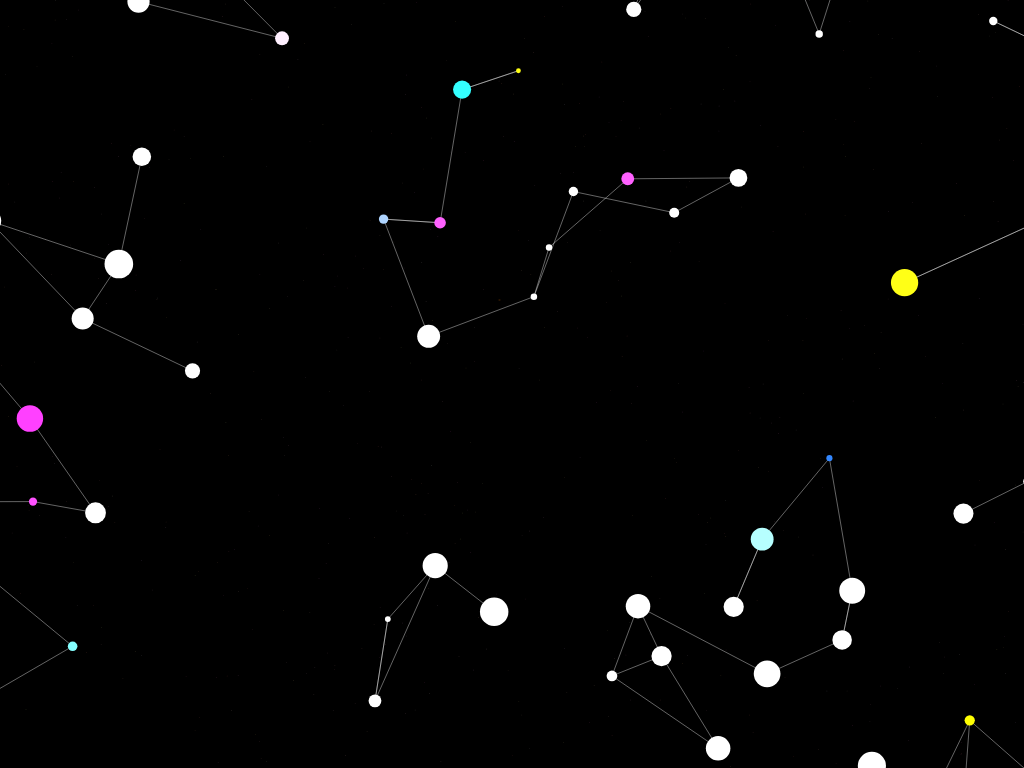
Frame 1 (no input)
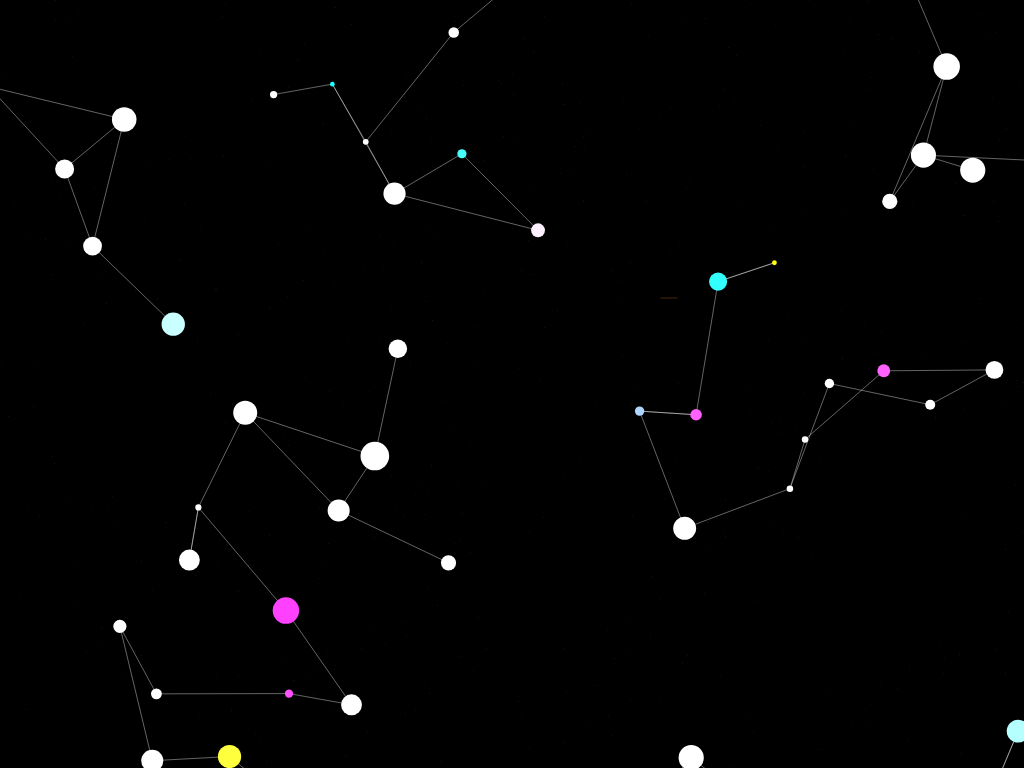
Frame 60 (no input)
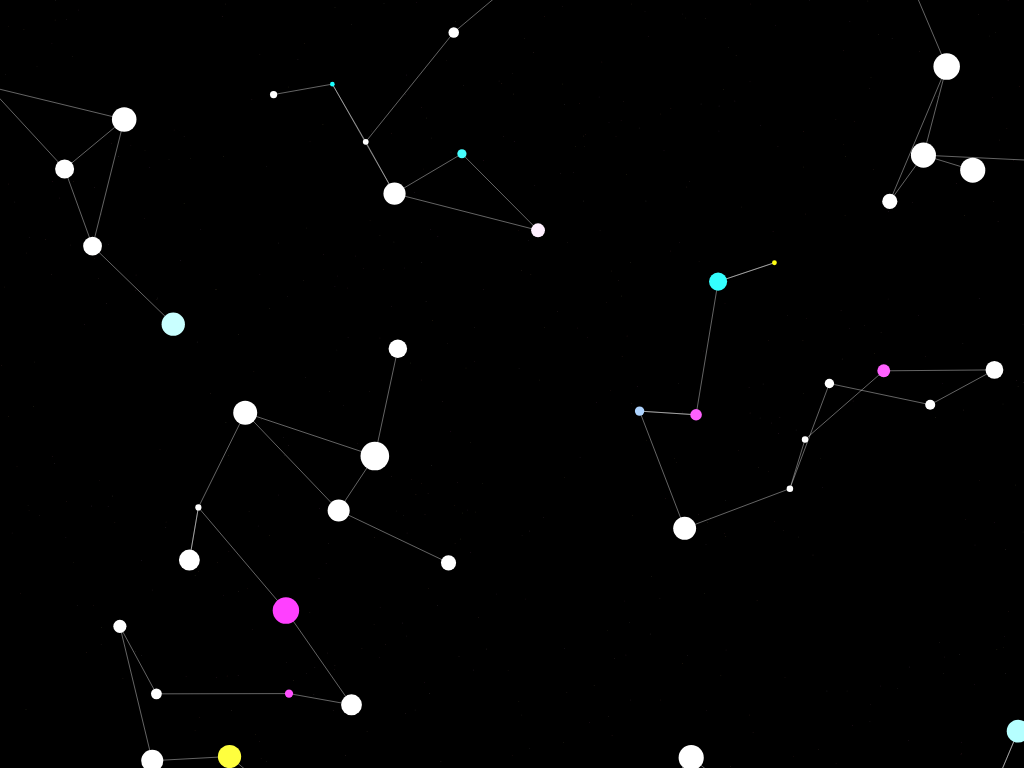
Frame 120 (the mouse pressed at the canvas centre since frame 60)

The p5.js sketch that drew these frames (run headless with seeded random() and noise() and a simulated clock; from frame 60 on, the mouse is pressed at the canvas centre):

// p5.js sketch
// ── sketch.js
var distantStars = [];
var shootingStars = [];
var nextShootingStar;
var cameraPos;
var targetCamPos;
var sun;
var mode;
var currentConstellation;
var camSize;
var mainCamera;
var timeSlider;
var timeScale;

var letters = [];

function setup()
{
	//randomSeed(5);//second());
	
  	createCanvas(1024, 768);
  	
  	timeScale = 0.5;
  	letters ="ABCDEFGHIJKLMNOPQRSTUVWXYZ".split("");
	nextShootingStar = random(10, 20);
	mode = "Constellation View";
	currentConstellation = new Constellation();
	currentConstellation.setConstellationView();
	//timeSlider = createSlider(0, 4, 0.5, 0.05);
	
	for(i = 0; i < 500; i++)
	{
		var star = new distantStar(createVector(random(0, width), random(0, height)));
		distantStars.push(star);
		
	}
	shootingStars[0] = new shootingStar(createVector(500, 300));
	mainCamera = new Camera();
	targetCamPos = createVector(mainCamera.tVal.x, mainCamera.tVal.y);
	cameraPos = createVector(mainCamera.tVal.x, mainCamera.tVal.y);
	mainCamera.setScale(0.5);
	//planets[0].selected = true;
	
	
}


function mouseClicked()
{
	if(mouseButton == LEFT)
	{
		currentConstellation.select(mainCamera);
	}
	
}
function keyPressed()
{
	if(keyCode == 122)
	{
		fullscreen(!fullscreen());
	}
	currentConstellation.keyInput(keyCode);
	
	
}
function pan()
{
	if(keyIsDown(65) && targetCamPos.x*mainCamera.scaleValue < width*12 && mainCamera.leftBound > -width*12)
	{
		targetCamPos.x += 20;
		//if(mode == "Constellation View")
		//currentConstellation.updateConstellations("left");
	}
	else if(keyIsDown(68) && targetCamPos.x *mainCamera.scaleValue> -width*10 && mainCamera.rightBound < width*10)
	{
		targetCamPos.x -= 20;
		//if(mode == "Constellation View")
		//currentConstellation.updateConstellations("right");
	}
	if(keyIsDown(87) && targetCamPos.y*mainCamera.scaleValue < height*10 && mainCamera.topBound > -height*10)
	{
		targetCamPos.y += 15;
		//if(mode == "Constellation View")
		//currentConstellation.updateConstellations("up");
	}
	else if(keyIsDown(83)  && targetCamPos.y*mainCamera.scaleValue > -height*10 && mainCamera.bottomBound < height*10)
	{
		targetCamPos.y -= 15;
		//if(mode == "Constellation View")
		//currentConstellation.updateConstellations("down");
	}
	else if(keyIsDown(69))
	{
		mainCamera.setScale(min(mainCamera.scaleValue * 1.01, 3));
		
	}
	else if(keyIsDown(81))
	{
		if(mode == "Constellation View")
		{
			mainCamera.setScale(max(mainCamera.scaleValue * 0.99, 0.334));
		}
		else
			mainCamera.setScale(max(mainCamera.scaleValue * 0.99, 0.03));
	}
	else if(keyIsDown(70))
	{
		mainCamera.setScale(1);
	}
	
}
	


function draw() {
  background(0);
  
  for(i = 0; i < distantStars.length; i++)
  {
  	
  	distantStars[i].checkOnScreen(mainCamera);
  	distantStars[i].show();
  	
  } 
  for(i = 0; i < shootingStars.length; i++)
  {
  	shootingStars[i].show();
  	shootingStars[i].update();
  }
// timeScale = timeSlider.value();
  push();
  translate(mainCamera.tVal.x, mainCamera.tVal.y);
 //scale(1);
  scale(mainCamera.scaleValue);
  
  
  
  
  cameraPos = cameraPos.lerp(targetCamPos, 0.8);
  
  mainCamera.translatePosition(cameraPos);
  
  currentConstellation.show();
  //mainCamera.show();
  pan();
  if(shootingStars.length > 0 && shootingStars[0].len === 0)
  {
  	shootingStars.pop();
  }
  
  
  
  
 
  nextShootingStar--;
  if(nextShootingStar <= 0)
  {
  	var star = new shootingStar(createVector(random(0, width), random(0, height)));
	shootingStars.push(star);
  	nextShootingStar = random(10, 1200);
  }
  pop();
}



// ── button.js
function Button(x, y, w, h, par)
{
	this.pos = createVector(x,y);
	this.w = w;
	this.h = h;
	this.label = "";
	this.par = par;
	this.hovering = false;
	this.clicked = false;
	this.listID = 0;
	
	this.show = function()
	{
		this.checkClick();
		
		pop();
		push();
		rectMode(CORNER);
		translate(0,0);
		scale(1);
		if(this.hovering)
		{
			fill(200, 200, 0, 255);
		}
		else
		{
			fill(200,200,200,255);
		}
		if(this.clicked)
		{
			fill(70);
		}
		
		stroke(0, 0, 0, 200);
		rect(this.pos.x, this.pos.y, this.w, this.h);
		
		fill(51);
		noStroke();
		textSize(10);
		textAlign(CENTER);
		text(this.label, this.pos.x + this.w/2, this.pos.y + this.h/2 + 3);
		
		
		pop();
	}
	
	this.checkClick = function()
	{
		if(mouseX >= this.pos.x && mouseX <= this.pos.x + this.w && mouseY >= this.pos.y && mouseY <= this.pos.y + this.h)
		{
			
			this.hovering = true;
			if(mouseIsPressed)
			{
				if(!this.clicked)
				{
					this.onClick();
				}
				this.clicked = true;
			}
			else
			{
				this.clicked = false;
			}
		}
		else
		{
			this.hovering = false;
			this.clicked = false;
		}
	}
	
	this.onClick = function()
	{
		
	}
	
	
}
// ── camera.js
function Camera()
{
	this.tVal = createVector(0, 0);
	this.position = createVector(this.tVal.x,this.tVal.y);
	this.scaleValue = 1;
	this.leftBound = -this.tVal.x * 1/this.scaleValue;
	this.rightBound = this.leftBound + width*this.scaleValue;
	this.topBound = -this.tVal.y * 1/this.scaleValue;
	this.bottomBound = this.topBound + height*this.scaleValue;
	
	this.show = function()
	{
		noFill();
		strokeWeight(8);
		stroke(255, 255, 0, 255);
		rect(this.leftBound, this.topBound, this.rightBound-this.leftBound, this.bottomBound - this.topBound);
	}
	
	this.setScale = function(s)
	{
		
		if(s > 0)
		{
			var xCenter = -(-targetCamPos.x/this.scaleValue + width/(2*this.scaleValue));
			var yCenter = -(-targetCamPos.y/this.scaleValue + height/(2*this.scaleValue));
			targetCamPos.x = s*(xCenter + width/(2*s));
			targetCamPos.y = s*(yCenter + height/(2*s));
			this.scaleValue = s;
			this.leftBound = -this.tVal.x*(1/this.scaleValue);
			this.rightBound = this.leftBound + width*(1/this.scaleValue);
			this.topBound = -this.tVal.y*(1/this.scaleValue);
			this.bottomBound = this.topBound + height*(1/this.scaleValue);
			
			//this.tVal.x = targetCamPos.x;
			//this.tVal.y = targetCamPos.y;
			
			//this.updatePosition();
		}
	}
	this.translatePosition = function(p)
	{
		//this.updatePosition();
		this.tVal.x = p.x;
		this.tVal.y = p.y;
		this.leftBound = -this.tVal.x * 1/this.scaleValue;
		this.rightBound = this.leftBound + width*(1/this.scaleValue);
		this.topBound = -this.tVal.y * 1/this.scaleValue;
		this.bottomBound = this.topBound + height*(1/this.scaleValue);
	}
	this.updatePosition = function()
	{
		this.position.x = this.tVal.x + (width/2)*(this.scaleValue);
		this.position.y = this.tVal.y + height/2*(this.scaleValue);
		//console.log(this.position.x);
	}
}
// ── constellation.js
function Constellation()
{
	this.stars = [];
	this.lines = [];
	var numStars = 300;
	this.starCount = 0;
	this.pos = createVector(random(-width,width), random(-height/height));
	this.xSector = 0;
	this.ySector = 0;
	this.curveVertices = [];
	this.w = random(250,500);
	this.h = random(250,500);
	this.show = function()
	{
		if(mode == "Galaxy View")
		{
			fill(255,255,255, 10);
			noStroke();
			rect(this.pos.x-this.w/2, this.pos.y-this.h/2, this.w,this.h, 30);
			
			randomSeed(this.pos.x * this.pos.y);
			for(var i = 0; i < this.w/20 + this.h/20; i++)
			{
				fill(random(200,255), random(200,255), random(200,255), random(220,255));
				var sizeOfStar = random(2,11);
				ellipse(random(this.pos.x-this.w/2,this.pos.x+this.w/2), random(this.pos.y-this.h/2,this.pos.y+this.h/2), sizeOfStar, sizeOfStar);
			}
		}
		if(mode == "Constellation View")
		{
			stroke(255, 255, 255, 100);
			strokeWeight(2);
			for(var i = 0; i < this.lines.length; i++)
			{
				line(this.lines[i].x1, this.lines[i].y1, this.lines[i].x2, this.lines[i].y2);
			}
		}
		if(mode == "Constellation View" || mode == "Star System" || mode == "Planetary View")
		{
			
			for(var i = 0; i < this.stars.length; i++)
			{
				this.stars[i].show();
				if(mode == "Constellation View" && this.stars[i].checkSelected(mainCamera))
			  	{
			  		targetCamPos.x = width/2 - this.stars[i].pos.x*mainCamera.scaleValue;
			  		targetCamPos.y = height/2 - this.stars[i].pos.y*mainCamera.scaleValue;
			  	}
			  	else if(mode == "Star System" && this.stars[i].checkSelected(mainCamera))
			  	{
			  		targetCamPos.x = width/2 - width/2 * mainCamera.scaleValue;
			  		targetCamPos.y = height/2 - height/2 * mainCamera.scaleValue;
			  	}
			  	else
			  	{
			  		this.stars[i].checkSelected(mainCamera);
			  	}
			}
		}
		
		
	}
	this.select = function()
	{
		for(var i = 0; i < this.stars.length; i++)
		{
			this.stars[i].select(mainCamera);
		}
	}

	this.keyInput = function(code)
	{
		
		
		if(mode == "Constellation View")
		{
			if(code == 13)
			{
				var selectedStar;
				for(var i = 0; i < this.stars.length; i++)
				{
					if(this.stars[i].selected)
					{
						selectedStar = this.stars[i];
					}
				}
				if(selectedStar != null)
				{
					for(var i = this.stars.length-1; i>= 0; i--)
					{
						if(selectedStar != this.stars[i])
						{
							this.stars.splice(i,1);
						}
					}
					selectedStar.setStarSystemView();
				}
			}
			else if(code == 32)
			{
				selectedStar = null;
				this.stars = [];
				this.lines = [];
				
				mainCamera.setScale(0.5);
				targetCamPos.x = width/2 - width/2*mainCamera.scaleValue;
				targetCamPos.y = height/2 - height/2*mainCamera.scaleValue;
				
				
				mode = "Galaxy View";
			}
			
		}
		else if(code == 32 && mode == "Star System")
		{
			mainCamera.setScale(0.5);
			targetCamPos.x = width/2 - width/2*mainCamera.scaleValue;
			targetCamPos.y = height/2 - height/2*mainCamera.scaleValue;
			this.setConstellationView();
			
			mode = "Constellation View";
		}
		else
		{
			for(var i = 0; i < this.stars.length; i++)
			{
				this.stars[i].keyInput(code);
			}
		}
		
		
		
	}
	
	
	
	this.generateSector = function(xS, yS)
	{
		randomSeed((this.pos.x + xS) * (this.pos.y + yS));
		for(var i = 0; i < numStars; i++)
		{
			var newPos = createVector(random(-2 * width + (5 * width * xS), 3*width+ 5*width*xS), random(-2 * height + (5 * height * yS), 3*height+ 5*height*yS));
			var tries = 1;
			var isFree = false;
			while(!isFree && tries < 2)
			{
				isFree = true;
				for(var j = 0; j < this.stars.length; j++)
				{
					if(p5.Vector.dist(this.stars[j].pos, newPos) < 100)
					{
						isFree = false;
					}
				}
				
				
				if(!isFree)
				{
					tries++;
					newPos = createVector(random(-2 * width + (5 * width * xS), 3*width+ 5*width*xS), random(-2 * height + (5 * height * yS), 3*height+ 5*height*yS));
				}
			}
			if(isFree)
			{
				var s = new Star(newPos);
				s.sectorX = int(xS);
				s.sectorY = int(yS);
				this.starCount++;
				this.stars.push(s);
			}
		}
		
		
	}
	this.setConstellationView = function()
	{
		this.stars = [];
		this.lines = [];
		this.generateSector(0,0); //center
		this.generateSector(-1,0); //center-left1
		this.generateSector(1,0); //center-right1
		
		this.generateSector(0,1); //down1-center
		this.generateSector(-1,1); //down1-left1
		this.generateSector(1,1); //down1-right1
		
		this.generateSector(0,2); //down2-center
		this.generateSector(-1,2); //down2-left1
		this.generateSector(1,2); //down2-right1
		
		this.generateSector(0,-1); //up1-center
		this.generateSector(-1,-1); //up1-left1
		this.generateSector(1,-1); //up1-right1
		console.log(this.starCount + " Stars");
		
		this.generateLines();
	}
	this.generateLines = function()
	{
		
		this.lines = [];
		for(var i = 0; i < this.stars.length; i++)
		{
			var hasConnection = false;
			for(var j = 0; j < this.stars.length; j++)
			{
				if(j != i)
				{
					if(this.stars[i].numLines < 2 && this.stars[j].numLines < 2 && dist(this.stars[i].pos.x, this.stars[i].pos.y, this.stars[j].pos.x, this.stars[j].pos.y) < 300)
					{
						var l = new Line(this.stars[i].pos.x, this.stars[i].pos.y, this.stars[j].pos.x, this.stars[j].pos.y);
						this.lines.push(l);
						this.stars[i].numLines++;
						this.stars[j].numLines++;
						hasConnection = true;
					}
				}
			}
			if(!hasConnection)
			{
				var minDist = 10000;
				var closestI = -1;
				for(var j = 0; j < this.stars.length; j++)
				{
					if(j != i)
					{
						var d = dist(this.stars[i].pos.x, this.stars[i].pos.y, this.stars[j].pos.x, this.stars[j].pos.y)
						if(d < minDist)
						{
							closestI = j;
							minDist = d;
						}
					}
				}
				if(closestI != -1)
				{
					var l = new Line(this.stars[i].pos.x, this.stars[i].pos.y, this.stars[closestI].pos.x, this.stars[closestI].pos.y);
					this.lines.push(l);
					this.stars[i].numLines++;
					this.stars[closestI].numLines++;
					hasConnection = true;
				}
			}
		}
	}
}
function Line(x1, y1, x2, y2)
{
	this.x1 = x1;
	this.x2 = x2;
	this.y1 = y1;
	this.y2 = y2;
}

// ── distantStar.js
function distantStar(pos)
{
	this.pos = pos;
	this.r = random(200, 255);
	this.g = random(100, 230);
	this.b = random(100, 230);
	this.a = random(100, 150);
	this.onScreen = true;
	this.isMoving = random(0,10);
	
	this.show = function()
	{
		if(this.onScreen)
		{
			
			strokeWeight(0.5);
			stroke(this.r, this.g, this.b, this.a);
			point(this.pos.x, this.pos.y);
			
		}
	}
	this.checkOnScreen = function(cam)
	{
		this.onScreen = true;
		// if(this.pos.x > cam.leftBound && this.pos.y > cam.topBound && this.pos.x < cam.rightBound && this.pos.y < cam.bottomBound)
		// {
		// 	this.onScreen = true;
		// }
		// else
		// {
		// 	this.onScreen = false;
		// }
	}
	
}
// ── galaxy.js
function Galaxy()
{
	this.pos = createVector(random(width), random(height));
	this.clusters = [];
	this.numClusters = 0;
	var generatingClusters = false;
	this.selectedCluster = null;
	this.generateClusters = function*()
	{
		if(!generatingClusters)
		{
			mainCamera.setScale(0.1);
			generatingClusters = true;
			this.clusters = [];
			
			randomSeed(this.pos.x * this.pos.y);
		}
		while(true)
		{
			randomSeed(this.pos.x * this.pos.y + this.numClusters);
			var total = 0;
			
			for(var i = 0; i < 100; i++)
			{
				var c = new Constellation();
				var isFree = false;
				var tries = 0;
				while(!isFree && tries < 2)
				{
					c.pos.x = random(-width*24, width*24);
					c.pos.y = random(-height*24, height*24);
					isFree = true;
					for(var j = 0; j < this.clusters.length; j++)
					{
						var r =0;
						if(c.w > c.h)
							r = c.w;
						else
							r = c.h;
							
						if(this.clusters[j].w > this.clusters[j].h)
							r += this.clusters[j].w;
						else
							r += this.clusters[j].h;
						if(c.pos.dist(this.clusters[j].pos) < r/2)
						{
							isFree = false;
							break;
						}
					}
					tries++;
				}
				if(isFree)
				{
					
					this.clusters.push(c);
					total++;
					this.numClusters++;
				}
			}
		//	console.log(total);
			yield;
		}
	}
	var lastNumClusters = this.numClusters;
	this.loadingScreen = function*()
	{
		var lights = [];
		randomSeed(this.pos.x * this.pos.y);
		for(var i = 0; i < 100; i++)
		{
			lights.push(createVector(random(width/3,2*width/3), random(height/3,2*height/3)));
		}
		var center = createVector(width/2,height/2);
		//randomSeed(millis);
		while(true)
		{
			pop();
			push();
			
			stroke(255);
			for(var i = 0; i < lights.length; i++)
			{
				var moveVector = p5.Vector.sub(lights[i], center);
				moveVector.normalize();
				var k = map(this.numClusters, 0, 1200, 0, width/2) % random(width/4, width/2); //* random(0.5,2.2);
				var kk = map(lastNumClusters, 0 ,1200, 0, width/2) % random(width/4, width/2); //* random(0.5,2.2);
				moveVector.mult(kk);
				lights[i] = p5.Vector.add(lights[i], moveVector);
				moveVector.normalize();
				moveVector.mult(k);
				var final = p5.Vector.add(lights[i], moveVector);
				line(lights[i].x,lights[i].y, final.x, final.y);
				lastNumClusters = this.numClusters;
			}
			pop();
			randomSeed(millis());
			yield;
		}
		
	}
	
	this.show = function()
	{
		if(this.numClusters < 5000)
		{
			this.generateClusters().next();
			this.loadingScreen().next();
			
		}
		else if(generatingClusters)
		{
			generatingClusters = false;
			console.log(this.numClusters);
		}
		if(!generatingClusters)
		{
			for(var i = 0; i < this.clusters.length; i++)
			{
				this.clusters[i].show();
			}
		}
		
		
	}
	this.keyInput = function(code)
	{
		if(this.selectedCluster != null)
		{
			
			if(mode == "Galaxy View" && code == 13)
			{
				var hasVisited = false;
				for(var i = 0; i < visitedClusters.length; i++)
				{
					if(visitedClusters[i].x == this.selectedCluster.pos.x && visitedClusters[i].y == this.selectedCluster.pos.y)
					{
						hasVisited = true;
						break;
					}
				}
				if(!hasVisited)
				{
					visitedClusters.push(this.selectedCluster.pos);
				}
				mainCamera.setScale(0.2);
				
				targetCamPos.x = width/2 - width/2*mainCamera.scaleValue;
				targetCamPos.y = height/2 - height/2*mainCamera.scaleValue;
				this.selectedCluster.setConstellationView();
				mode = "Constellation View";
				for(var i = this.clusters.length-1; i >= 0 ; i--)
				{
					if(this.selectedCluster != this.clusters[i])
					{
						this.clusters.splice(i,1);
					}
				}
				
			}	
			else if(mode == "Constellation View" && code == 32)
			{
				mainCamera.setScale(0.05);
				targetCamPos.x = width/2 - width/2*mainCamera.scaleValue;
				targetCamPos.y = height/2 - height/2*mainCamera.scaleValue;
				
				this.clusters = [];
				this.numClusters = 0;
				randomSeed(this.pos.x * this.pos.y);
				this.generatingClusters = true;
				this.generateClusters();
			/*	if(visitedClusters.length > 0)
				{
					var vCluster = null;
					for(var i = 0; i < this.clusters.length; i++)
					{
						if(visitedClusters[visitedClusters.length-1].x == this.clusters[i].pos.x && visitedClusters[visitedClusters.length-1].y == this.clusters[i].pos.y)
						{
							vCluster = this.clusters[i];
							break;
						}
					}
					if(vCluster != null)
					{
						vCluster.selected = true;
						this.selectedCluster = vCluster;
						targetCamPos.x = width/2 - vCluster.pos.x*mainCamera.scaleValue;
						targetCamPos.y = height/2 - vCluster.pos.y*mainCamera.scaleValue;
						
					}
					for(var i = 0; i < visitedClusters.length; i++)
					{
						console.log("visited cluster at: " + str(visitedClusters[i].x) + ", " + str(visitedClusters[i].y));
					}
				}
			*/	
				mode = "Galaxy View";
			}
			else
				this.selectedCluster.keyInput(code);
		}
	}
	
	this.select = function()
	{
		var selected = false;
		if(mode == "Galaxy View")
		{
			for(var i = 0; i < this.clusters.length; i++)
			{
				if(this.clusters[i].select())
				{
					this.selectedCluster = this.clusters[i];
					selected = true;
				}
			}
			if(!selected)
			{
				this.selectedCluster = null;
			}
		}
		else
		{
			this.selectedCluster.select();
		}
		
	}
	
}
// ── menu.js
function Menu(x, y, w, h)
{
	this.pos = createVector(x,y);
	this.w = w;
	this.h = h;
	this.hidden = false;
	this.hideButton = new Button(this.pos.x + this.w/2 - 15,this.pos.y - 10,40,30, this);
	this.hideButton.label = "HIDE";
	this.hideButton.onClick = function()
	{
		this.par.hidden = !this.par.hidden;
		if(this.par.hidden)
		{
			this.label = "SHOW";
			this.pos.y += this.par.h-20;
		}
		else
		{
			this.label = "HIDE";
			this.pos.y = this.par.pos.y - 10;
		}
		
	}
	
	
	
	this.buttons = [];
	
	this.addButton = function(b)
	{
		this.buttons.push(b);
	}
	
	this.show = function()
	{
		
		pop();
		push();
		if(!this.hidden)
		{
			rectMode(CORNER);
			translate(0,0);
			scale(1);
			fill(255,255,255,50);
			stroke(255, 255, 255, 200);
			rect(this.pos.x, this.pos.y, this.w, this.h);
			
			
		}
		pop();
		if(!this.hidden)
		{
			for(var i = 0; i < this.buttons.length; i++)
			{
				this.buttons[i].show();
			}
		}
		this.hideButton.show();
	}
	
	
	
	
}
// ── moon.js
function Moon(par)
{
	
	this.par = par;
	this.radius = min(par.radius / 4, random(2, 15));
	this.distance = this.par.radius + this.radius + random(35, 80);
	this.orbitw = this.distance*1.2;
	this.orbith = this.distance*0.6;
	
	this.angle = random(0, TWO_PI);
	this.speed = random(radians(1), radians(1.4)) * par.moonDirection;
	this.pos = createVector(this.par.pos.x + this.distance * sin(this.angle), this.par.pos.y - this.distance * cos(this.angle));
	this.focus = createVector(this.par.pos.x, this.par.pos.y);
	
	
	this.maxDistance = dist(this.focus.x, this.focus.y, this.focus.x + this.orbitw * sin(radians(90)), this.focus.y + this.orbith * cos(radians(90)));
	if(this.orbitw > this.orbith)
	{
		this.focusDelta = this.orbitw * 0.4;
		this.focus.x += this.focusDelta;
	}
	else
	{
		this.focusDelta = this.orbith * 0.4;
		this.focus.y += this.focusDelta;
	}
	
	this.r = random(150, 250);
	this.g = random(150, 250);
	this.b = random(150, 250);

	
	this.onScreen = true;
	
	
	this.show = function()
	{
		fill(this.r, this.g, this.b, 100);
		noStroke();
		ellipse(this.pos.x, this.pos.y, this.radius*2, this.radius*2);
		
	}
	
	this.update = function(cam)
	{
		this.focus.x = this.par.pos.x;
		this.focus.y = this.par.pos.y;
		if(this.orbitw > this.orbith)
		{
			this.focus.x += this.focusDelta;
		}
		else
		{
			this.focus.y += this.focusDelta;
		}
		
		var addedSpeed = 0;
		if(degrees(this.angle) >= 0 && degrees(this.angle) <= 180)
		{
			addedSpeed = 1.5 * (abs(cos(this.angle)) + 1);
		}
		else
		{
			addedSpeed = 3 * (abs(sin(this.angle)) + 1);
		}
		this.angle += max(radians(0.5), this.speed + radians(addedSpeed)*par.moonDirection) * timeScale;
		this.angle = radians(degrees(this.angle) % 360);
		this.pos.x = this.focus.x + this.orbitw * sin(this.angle);
		this.pos.y = this.focus.y + this.orbith * cos(this.angle);
		
		if (this.pos.x > cam.leftBound - this.radius && this.pos.y > cam.topBound - this.radius && this.pos.x < cam.rightBound + this.radius && this.pos.y < cam.bottomBound + this.radius) {
			this.onScreen = true;
		}
		else
			this.onScreen = false;
		
	}
	
	
	
}
// ── planet.js
function Planet(par, id) {
	this.par = par;
	this.id = id;
	this.radius = min(this.par.radius - 10, random(18, 50));
	this.distance = this.par.radius*2.5 + this.radius + (400 * id) + random(130, 300);
	this.orbitw = this.distance*1.8;
	this.orbith = this.distance*1.2;
	this.angle = random(0, TWO_PI);
	this.speed = radians(0.1 / (id+1));
	
	this.focus = createVector(width/2, height/2);
	this.pos = createVector(this.focus.x + this.distance * sin(this.angle), this.focus.y - this.distance * cos(this.angle));
	this.focusDelta = this.orbitw * 0.4;
	this.focus.x += this.focusDelta;
	
	this.onScreen = true;
	this.selected = false;
	this.moons = [];
	this.hasRing = false;
	this.ring = null;
	this.moonDirection = random(-1,1);
	if(this.moonDirection === 0)
	{
		this.moonDirection = 1;
	}
	
	this.planetType = int(random(3)) //0 = rocky with atmosphere, 1 = gas planet with no rings, 2 = gas planet with rings
	if(this.planetType === 0)
	{
		this.r = random(20, 150);
		this.g = random(10, 100);
		this.b = random(20, 150);
	}
	else
	{
		var rgb = int(random(3));
		if(rgb === 0)
		{
			this.r = random(150,200);
			this.g = random(0,50);
			this.b = random(0,50);
		}
		else if(rgb == 1)
		{
			this.r = random(0,50);
			this.g = random(150,200);
			this.b = random(0,50);
		}
		else if(rgb == 2)
		{
			this.r = random(0,50);
			this.g = random(0,50);
			this.b = random(150,200);
		}
		
		if(this.planetType == 2)
		{
			this.hasRing = true;
			this.ring = new Ring(this);
		}
			
	}
	this.name = par.name;
	this.name += ":P";
	this.name += id;
	this.name += "-";
	this.name += int(this.distance);
	if(this.planetType === 0)
	{
		this.name+="R";
	}
	else
	{
		this.name+="G";
	}
	if(this.hasRing)
	{
		this.name+="r";
	}
	
	

	var numMoons = 10;//int(random(1, 21));
	for (var i = 0; i < numMoons; i++) {
		var moon = new Moon(this,i);
		this.moons.push(moon);
	}
	
		
	this.show = function() {
		
		if(mode === "Star System")
		{
			noFill();
			strokeWeight(1);
			stroke(255,255,255,100);
			ellipse(this.focus.x, this.focus.y, this.orbitw*2, this.orbith*2);
			
			if(this.onScreen)
			{
				if(this.selected)
				{
					fill(255);
					textSize(12);
					textAlign(CENTER);
					text(this.name, this.pos.x, this.pos.y + this.radius + 22);
				}
				
				if(this.planetType === 0)
				{
					if (this.selected) {
					stroke(255);
					} else {
						noStroke();
					}
					fill(this.r, this.g, this.b, 50);
					ellipse(this.pos.x, this.pos.y, this.radius*2, this.radius*2);
					noStroke();
					fill(this.r, this.g, this.b, 255);
					ellipse(this.pos.x, this.pos.y, this.radius*1.3, this.radius*1.3);
				}
				else
				{
					if(this.hasRing)
					{
						this.ring.show();
					}
					if (this.selected) {
					stroke(255);
					} else {
						noStroke();
					}
					fill(this.r, this.g, this.b, 50);
					var dR = random(-0.02,0.02);
					ellipse(this.pos.x, this.pos.y, this.radius*2, this.radius*2);
										
					noStroke();
					fill(this.r, this.g, this.b, 80);
					ellipse(this.pos.x, this.pos.y, this.radius*(1.5 + dR*2), this.radius*(1.5 + dR*2));
					
					fill(this.r, this.g, this.b, 80);
					ellipse(this.pos.x, this.pos.y, this.radius*(1 + dR), this.radius*(1+dR));
					fill(this.r, this.g, this.b, 255);
					ellipse(this.pos.x, this.pos.y, this.radius*0.8, this.radius*0.8);
					
				}
			
			}
			
			for (var i = 0; i < this.moons.length; i++) {
				if(this.moons[i].onScreen)
					this.moons[i].show();
			}
		}
		else if(mode === "Planetary View")
		{
			if(this.onScreen)
			{
				if(this.selected)
				{
					fill(255);
					textSize(12);
					textAlign(CENTER);
					text(this.name, width/2, height/2 + this.radius*4 + 22);
				}
				
				if(this.planetType === 0)
				{
					if (this.selected) {
					stroke(255);
					} else {
						noStroke();
					}
					fill(this.r, this.g, this.b, 50);
					ellipse(width/2, height/2, this.radius*8, this.radius*8);
					noStroke();
					fill(this.r, this.g, this.b, 255);
					ellipse(width/2, height/2, this.radius*5, this.radius*5);
				}
				else
				{
					if(this.hasRing)
					{
						this.ring.show();
					}
					if (this.selected) {
					stroke(255);
					} else {
						noStroke();
					}
					fill(this.r, this.g, this.b, 50);
					var dR = random(-0.02,0.02);
					ellipse(width/2, height/2, this.radius*8, this.radius*8);
										
					noStroke();
					fill(this.r, this.g, this.b, 80);
					ellipse(width/2, height/2, this.radius*(6 + dR*8), this.radius*(6 + dR*8));
					
					fill(this.r, this.g, this.b, 80);
					ellipse(width/2, height/2, this.radius*(4 + dR*4), this.radius*(4 + dR*4));
					fill(this.r, this.g, this.b, 255);
					ellipse(width/2, height/2, this.radius*3, this.radius*3);
					
				}
			
			}
			for (var i = 0; i < this.moons.length; i++) {
				if(this.moons[i].onScreen)
					this.moons[i].show();
			}
		}
		
	}

	this.select = function(cam)
	{
		var mx = (1/cam.scaleValue)*(mouseX) + cam.leftBound;
		var my = (1/cam.scaleValue)*(mouseY) + cam.topBound;
		if (mode == "Star System" &&abs(mx - this.pos.x) < this.radius && abs(my - this.pos.y) < this.radius) 
		{
			if(this.selected)
			{
				cam.setScale(width/(this.radius*15));
			}
			this.selected = true;
		} 
		else if (mode == "Planetary View" && abs(mx - width/2) < this.radius*4 && abs(my - height/2) < this.radius*4) 
		{
			// if(this.selected)
			// {
			// 	cam.setScale(width/(this.radius*15));
			// }
			this.selected = true;
			targetCamPos = createVector(width/2, height/2);
		} 
		else
		{
			this.selected = false;
		}
	}
	this.setPlanetaryView = function()
	{
		for(var i = 0; i < this.moons.length; i++)
		{
			this.moons[i].setPlanetaryView();
		}
		
		
	}
	this.checkSelected = function(cam) 
	{
		this.focus.x = width/2;
		this.focus.y = height/2;
		
		this.focus.x += this.focusDelta;
		
		
		this.angle += this.speed * timeScale;
		this.angle = radians(degrees(this.angle) % 360);
		this.pos.x = this.focus.x + this.orbitw * sin(this.angle);
		this.pos.y = this.focus.y + this.orbith * cos(this.angle);
		if(mode === "Star System")
		{
			if (this.pos.x > cam.leftBound - this.radius && this.pos.y > cam.topBound - this.radius && this.pos.x < cam.rightBound + this.radius && this.pos.y < cam.bottomBound + this.radius) {
	
				this.onScreen = true;
				
			} 
			else 
			{
				this.onScreen = false;
			}
			
				for (var i = 0; i < this.moons.length; i++)
				{
					this.moons[i].update(cam);
				}
		}
		else if(mode === "Planetary View")
		{
			if (width/2 > cam.leftBound - this.radius*4 && height/2 > cam.topBound - this.radius*4 && width/2 < cam.rightBound + this.radius*4 && height/2 < cam.bottomBound + this.radius*4) {
	
				this.onScreen = true;
				
			} 
			else 
			{
				this.onScreen = false;
			}
			
			for (var i = 0; i < this.moons.length; i++)
			{
				this.moons[i].update(cam);
			}
		}
		else
		{
			this.selected = false;
		}
		
		return this.selected;
	}
}
// ── ring.js
function Ring(par)
{
	this.par = par;
	this.angle = radians(0);
	this.w = random(this.par.radius*1.6,this.par.radius*2.8);
	this.h = random(this.par.radius * 0.3, this.par.radius * 0.8);
	this.speed = random(2,6);
	this.r = this.par.r + this.par.r*random(-0.4, 0.4);
	this.g = this.par.g + this.par.g*random(-0.4,0.4);
	this.b = this.par.b + this.par.b*random(-0.4,0.4);
	
	this.show = function()
	{
		noFill();
		stroke(this.r, this.g, this.b, 200);
		strokeWeight(2);
		
		
		ellipse(this.par.pos.x,this.par.pos.y, this.w, this.h);
		
		
		
		this.angle += radians(this.speed);
		this.angle = this.angle % radians(360);
	}
	
	
	
}
// ── shootingStar.js
function shootingStar(pos)
{
	this.pos = pos;
	randomSeed(this.pos.x * this.pos.y);
	this.r = random(200, 255);
	this.g = random(0, 130);
	this.b = random(0, 130);
	this.a = random(170, 255);
	
	this.isMoving = random(0,10);
	
	this.angle = random(0, TWO_PI);
	this.len = 1;
	this.maxLen = random(10, 40);
	this.time = 0;
	this.maxTime = random(20, 50);
	this.show = function()
	{
		stroke(this.r, this.g, this.b, this.a);
		line(this.pos.x, this.pos.y, this.pos.x - (this.len * sin(this.angle)), this.pos.y - (this.len * cos(this.angle)));
	}
	
	this.update = function()
	{
		this.pos.x += 3 * sin(this.angle);
		this.pos.y += 3 * cos(this.angle);
		if(this.time < this.maxTime && this.len < this.maxLen)
		{
			this.len++;
		}
		else if(this.time >= this.maxTime && this.len > 0)
		{
			this.len--;
		}
		
		this.time++;
		
	}
	
}
// ── star.js
function Star(pos)
{
	this.numLines = 0;
	this.pos = pos;
	this.radius = random(80, 600);
	this.r = min(random(0, 250) * 7, 255);
	this.g = min(random(0, 250) * 7, 255);
	this.b = min(random(0, 250) * 7, 255);
	this.a = 255;
	this.onScreen = true;
	this.selected = false;
	this.planets = [];
	this.name = letters[int(random(26))];
	this.name += int(random(2000));
	this.sectorX = 0;
	this.sectorY = 0;
	// randomSeed(this.pos.x * this.pos.y);
	// var numPlanets = 10;//int(random(3, 21));
	// for (var i = 0; i < numPlanets; i++) {
	// 	var planet = new Planet(this, i);
	// 	this.planets.push(planet);
	// }
	this.select = function(cam)
	{
		var mx = (1/cam.scaleValue)*(mouseX) + cam.leftBound;
		var my = (1/cam.scaleValue)*(mouseY) + cam.topBound;
		
		if (mode == "Constellation View" && abs(mx - this.pos.x) < this.radius*0.1 && abs(my - this.pos.y) < this.radius*0.1) 
		{
			if(this.selected)
			{
				cam.setScale(1);
			}
			this.selected = true;
		} 
		else if (mode == "Star System" && abs(mx - width/2) < this.radius && abs(my - height/2) < this.radius) 
		{
			if(this.selected)
			{
				cam.setScale(1);
			}
			this.selected = true;
		} 
		else
		{
			this.selected = false;
			for(var i = 0; i < this.planets.length; i++)
			{
				this.planets[i].select(cam);
			}
		}
	}

	this.show = function() {
		if(mode === "Star System")
		{
			
			if(this.onScreen)
			{
				if(this.selected)
				{
					noStroke();
					fill(255,255,255,100);
					rectMode(CENTER)
					rect(width/2, height/2 + this.radius+31, 18*this.name.length, 23);
					
					fill(255);
					noStroke();
					textSize(30);
					textAlign(CENTER);
					text(this.name, width/2, height/2 + this.radius + 42);
					
					
					
				}
				
				fill(this.r, this.g, this.b, 15);
				noStroke();
				ellipse(width/2, height/2, this.radius*5, this.radius*5);
				
				fill(this.r, this.g, this.b, 20);
				noStroke();
				ellipse(width/2, height/2, this.radius*3, this.radius*3);
				
				fill(this.r, this.g, this.b, 40);
				noStroke();
				ellipse(width/2, height/2, this.radius*2.5, this.radius*2.5);
				
				fill(this.r, this.g, this.b, this.a);
				if (this.selected) {
					stroke(255);
					strokeWeight(4);
				} else {
					noStroke();
				}
				ellipse(width/2, height/2, this.radius*2, this.radius*2);
				
			}
			for (var i = 0; i < this.planets.length; i++) {
				this.planets[i].show();
			}
		}
		else if(mode == "Planetary View")
		{
			for (var i = 0; i < this.planets.length; i++) {
				this.planets[i].show();
			}
		}
		else if(mode == "Constellation View")
		{
			if(this.onScreen)
			{
				if(this.selected)
				{
					noStroke();
					fill(255,255,255,100);
					rectMode(CENTER)
					rect(this.pos.x, this.pos.y + this.radius*0.2, 18*this.name.length, 23);
					
					fill(255);
					noStroke();
					textSize(25);
					textAlign(CENTER);
					text(this.name, this.pos.x, this.pos.y + this.radius*0.2 + 8);
					
					
					
				}
				if (this.selected) {
					stroke(255);
					strokeWeight(4);
				} else {
					noStroke();
				}
				// fill(this.r, this.g, this.b, 15);
				// noStroke();
				// ellipse(this.pos.x, this.pos.y, this.radius, this.radius);
			
				// fill(this.r, this.g, this.b, 20);
			
				// ellipse(this.pos.x, this.pos.y, this.radius*0.8, this.radius*0.8);
				
				// fill(this.r, this.g, this.b, 40);
			
				// ellipse(this.pos.x, this.pos.y, this.radius/2, this.radius/2);
				
				fill(this.r, this.g, this.b, this.a);
				
				ellipse(this.pos.x, this.pos.y, this.radius*0.1, this.radius*0.1);
				
			}
		}
		
	}

	this.checkSelected = function(cam) {
		if(mode == "Star System")
		{
			if (width/2 > cam.leftBound - this.radius*2.5 && height/2 > cam.topBound - this.radius*2.5 && width/2 < cam.rightBound + this.radius*2.5 && height/2 < cam.bottomBound + this.radius*2.5) {
				this.onScreen = true;
			} 
			else 
			{
				this.onScreen = false;
			}
		}
		else if(mode == "Constellation View")
		{
			if (this.pos.x > cam.leftBound - this.radius*0.2 && this.pos.y > cam.topBound - this.radius*0.2 && this.pos.x < cam.rightBound + this.radius*0.2 && this.pos.y < cam.bottomBound + this.radius*0.2) {
				this.onScreen = true;
			} 
			else 
			{
				this.onScreen = false;
			}
		}
		for (var i = 0; i < this.planets.length; i++)
		{
			if(mode == "Star System" &&this.planets[i].checkSelected(mainCamera))
		  	{
		  		targetCamPos.x = width/2 - this.planets[i].pos.x*mainCamera.scaleValue;
  				targetCamPos.y = height/2 - this.planets[i].pos.y*mainCamera.scaleValue;
		  	}
		  	if(mode == "Planetary View" && this.planets[i].checkSelected(mainCamera))
		  	{
		  		targetCamPos.x = width/2 - width/2*mainCamera.scaleValue;
  				targetCamPos.y = height/2 - height/2*mainCamera.scaleValue;
		  	}
		}
		
		return this.selected;
	}
	
	this.keyInput = function(code)
	{
		
		var selectedPlanet = null;
		if(code == 13)
		{
			
			for(var i = 0; i < this.planets.length; i++)
			{
				if(this.planets[i].selected)
				{
					console.log(code);
					selectedPlanet = this.planets[i];
				}
			}
			if(selectedPlanet != null)
			{
				for(var i = this.planets.length-1; i >= 0; i--)
				{
					if(this.planets[i] != selectedPlanet)
					{
						this.planets.splice(i, 1);
					}
				}
				
				selectedPlanet.setPlanetaryView();
				mainCamera.setScale(2);
				mode = "Planetary View";
			}
		}
		
		if(code == 32 && mode == "Planetary View")
		{
			this.setStarSystemView();
		}
		
	}
	
	
	this.setStarSystemView = function()
	{
		selectedPlanet = null;
		this.planets = [];
		mainCamera.setScale(0.5);
		targetCamPos.x = width/2 - width/2*mainCamera.scaleValue;
		targetCamPos.y = height/2 - height/2*mainCamera.scaleValue;
		randomSeed(this.pos.x * this.pos.y);
		var numMoons = 10;//int(random(3, 21));
		for (var i = 0; i < numMoons; i++) {
			var planet = new Planet(this, i);
			this.planets.push(planet);
		}
		
		mode = "Star System";
	}
}
